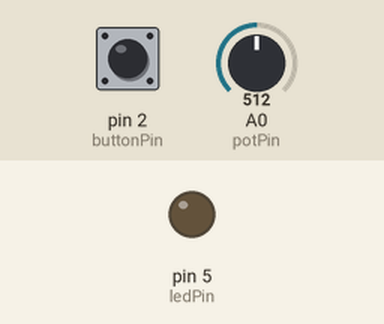
Recording of a sketch running on a simulated Arduino Uno, built with avr-gcc and run on an emulated ATmega328P. Shown: output pins drawn as LEDs (lit = HIGH). Inputs (shaded band) come from the test bench; at power-on: pin 2 (buttonPin) HIGH, A0 (potPin) = 512. What the sketch prints to the serial monitor is not drawn.

Above: at 1.2 s.
1.3 s: pin 2 (buttonPin) pulled LOW for 0.15 s
At 1.7 s:
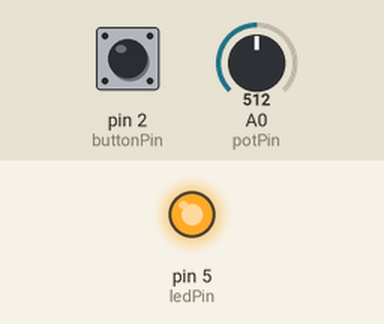
7.4 s: pin 2 (buttonPin) pulled LOW for 1 s
At 10.22 s:
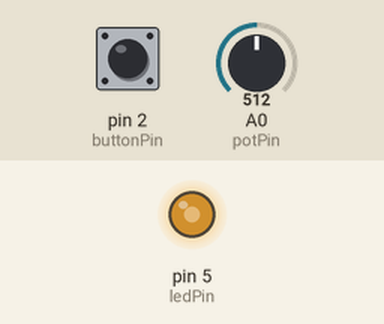
Timing chart, 0 to 13.5 s (numbered marks = the images above; inputs shaded):
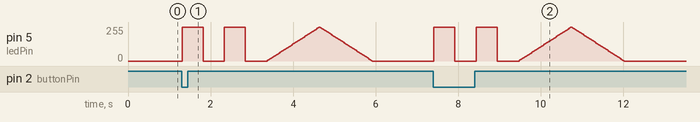

The sketch:

MCS_LEDProject.ino
```cpp
// --- 引脚设置 ---
const int buttonPin = 2;   // 按钮（按下开始表演）
const int ledPin    = 5;   // LED 灯（舞台主角）
const int potPin    = A0;  // 电位器旋钮（控制速度）

// --- 变量 ---
int buttonState = 0;   // 按钮状态
int fadeAmount  = 0;   // LED 每次亮度变化多少
int ms          = 0;   // 电位器读到的数值

void setup() {
  Serial.begin(9600);          // 打开串口，方便调试
  pinMode(buttonPin, INPUT_PULLUP);   // 设置按钮为输入
  pinMode(ledPin, OUTPUT);     // 设置LED为输出
  pinMode(potPin, INPUT);      // 设置电位器为输入
}

void loop() {
  detect();                    // 检查按钮和旋钮
  digitalWrite(ledPin, LOW);   // 默认灯是关的

  // 如果按钮被按下，开始表演
  if (!buttonState) {
    blinkLED();   // 灯眨两下
    fadeLED();    // 灯像呼吸一样渐亮渐暗
  }
}

// --- 检测按钮和电位器 ---
void detect() {
  buttonState = digitalRead(buttonPin);  // 读取按钮
  ms = analogRead(potPin);               // 读取旋钮 (0~1023)

  // 把旋钮数值换算成步长 (1~13)，数值越大，灯变快
  fadeAmount = map(ms, 0, 1023, 6, 1);

  Serial.println(String(ms) + " " + String(fadeAmount)); // 输出到电脑看
}

// --- LED 闪烁两次 ---
void blinkLED() {
  for (int i = 0; i < 2; i++) {   // 循环2次
    digitalWrite(ledPin, HIGH);   // 灯亮
    delay(ms);                    // 等一会儿
    digitalWrite(ledPin, LOW);    // 灯灭
    delay(ms);                    // 等一会儿
  }
}

// --- LED 渐亮渐暗（像呼吸）---
void fadeLED() {
  // 逐渐变亮
  for (int i = 0; i <= 255; i += fadeAmount) {
    analogWrite(ledPin, i);
    delay(20);
  }
  // 逐渐变暗
  for (int i = 255; i >= 0; i -= fadeAmount) {
    analogWrite(ledPin, i);
    delay(20);
  }
}
```
